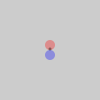
Frame 1 (no input)
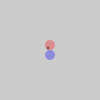
Frame 60 (the mouse pressed at the canvas centre just before this capture)
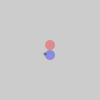
Frame 120 (the mouse held since frame 60 and released just before this capture)

The Processing sketch that drew these frames (run headless with seeded random() and noise(); from frame 60 on, the mouse is pressed at the canvas centre):

// Processing sketch: processing_intro_14
// ── processing_intro_14.pde
/*
 Introducción a Processing.org
 Ejemplo 14: Representación del núcleo y electrón
 de un deuterio (isótopo del hidrógeno c/ 1 netrón,
 1 protón y 1 electrón.
*/

int x;
int y;
int t = 3;
int randMin = -3;
int randMax = 3;
int mitadRango = 5;

void setup() {
  smooth();
  x = width/2;
  y = height/2;
}

void draw() {
  background(204);

  //nucleo
  noStroke();
  fill(255, 0, 0, 80);
  ellipse(width/2, height/2 - 5, 10, 10);
  fill(0, 0, 255, 80);
  ellipse(width/2, height/2 + 5, 10, 10);

  //electrón
  x += int(random(randMin, randMax));
  y += int(random(randMin, randMax));

  x = constrain(x, (width/2) - mitadRango, (width/2) + mitadRango);
  y = constrain(y, (height/2) - mitadRango, (height/2) + mitadRango);

  fill(0, 0, 0, 100);
  ellipse(x, y, t, t);
}
